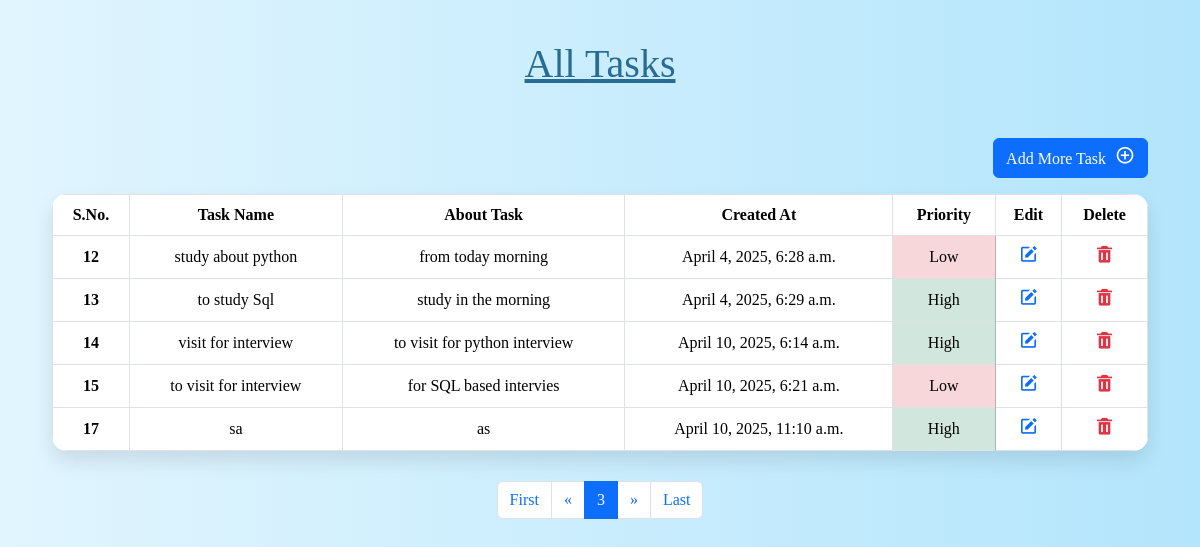
The app's page /display/?pg=3 with its own data.
### todoapp/models.py (models this page shows, shortened)
class AllTasks(models.Model):
    Task_name = models.CharField(max_length=100)
    about_task=models.CharField(max_length=250)
    task_priority=models.BooleanField(default=False)
    created_at = models.DateTimeField(auto_now_add=True)

### todoapp/views.py (the view)
# urls.py: path('display/',views.DisplayAllTask,name='display'),
def DisplayAllTask(request):
    tasks=AllTasks.objects.all()
    paginator=Paginator(tasks,5)
    page_number=request.GET.get('pg')
    tasks=paginator.get_page(page_number)
    return render(request,'Alltask.html',{'form':tasks})

### templates/Alltask.html (shortened to what this page needs)
<!DOCTYPE html>
<html lang="en">
<head>
    <link href="https://cdn.jsdelivr.net/npm/bootstrap@5.3.3/dist/css/bootstrap.min.css" rel="stylesheet">
    <link href='https://unpkg.com/boxicons@2.1.4/css/boxicons.min.css' rel='stylesheet'>
</head>
<body>
    <div class="container">
        <h1><u>All Tasks</u></h1>
        <div class="d-flex justify-content-end mb-3">
            <a class="btn btn-primary" href="{% url 'add' %}" role="button">
                Add More Task <i class='bx bx-plus-circle'></i>
            </a>
        </div>
        <table class="table table-bordered table-hover text-center align-middle">
            <thead>
                <tr>
                    <th scope="col">S.No.</th>
                    <th scope="col">Task Name</th>
                    <th scope="col">About Task</th>
                    <th scope="col">Created At</th>
                    <th scope="col">Priority</th>
                    <th scope="col">Edit</th>
                    <th scope="col">Delete</th>
                </tr>
            </thead>
            <tbody>
                {% for i in form %}
                <tr>
                    <th scope="row">{{ i.id }}</th>
                    <td>{{ i.Task_name }}</td>
                    <td>{{ i.about_task }}</td>
                    <td>{{ i.created_at }}</td>
                    {% if i.task_priority %}
                        <td class="table-success">High</td>
                    {% else %}
                        <td class="table-danger">Low</td>
                    {% endif %}
                    <td>
                        <a href="{% url 'edit' id=i.id %}" class="text-primary"><i class='bx bxs-edit'></i></a>
                    </td>
                    <td>
                        <a href="{% url 'delete' id=i.id %}" class="text-danger"><i class='bx bxs-trash'></i></a>
                    </td>
                </tr>
                {% endfor %}
            </tbody>
        </table>
        <nav aria-label="Page navigation example">
            <ul class="pagination justify-content-center">
                <li class="page-item">
                    <a class="page-link" href="?pg=1">First</a>
                </li>
                {% if form.has_previous %}
                    <li class="page-item"><a class="page-link" href="?pg={{ form.previous_page_number }}">«</a></li>
                {% endif %}
                <li class="page-item active"><a class="page-link" href="#">{{ form.number }}</a></li>
                {% if form.has_next %}
                    <li class="page-item"><a class="page-link" href="?pg={{ form.next_page_number }}">»</a></li>
                {% endif %}
                <li class="page-item">
                    <a class="page-link" href="?pg={{ form.paginator.num_pages }}">Last</a>
                </li>
            </ul>
        </nav>
    </div>
</body>
</html>

### templates/Alltask.html (style rules this page uses)
body { background: linear-gradient(to right, #e1f5fe, #b3e5fc); font-family: Georgia, 'Times New Roman', Times, serif; padding: 40px; }
h1 { text-align: center; color: #286b93; margin-bottom: 50px; }
table { background-color: #ffffff; border-radius: 15px; overflow: hidden; box-shadow: 0 10px 20px rgba(0, 0, 0, 0.1); }
th { background-color: #0288d1; color: rgb(201, 122, 223); }
.btn-primary i { margin-left: 5px; }
.bx { font-size: 20px; }
.pagination { margin-top: 30px; }
.table td, .table th { vertical-align: middle; text-align: center; }

### records on screen
AllTasks: id "12", Task_name "study about python", about_task "from today morning", created_at "April 4, 2025, 6:28 a.m.", task_priority "Low"
AllTasks: id "13", Task_name "to study Sql", about_task "study in the morning", created_at "April 4, 2025, 6:29 a.m.", task_priority "High"
AllTasks: id "14", Task_name "visit for interview", about_task "to visit for python interview", created_at "April 10, 2025, 6:14 a.m.", task_priority "High"
AllTasks: id "15", Task_name "to visit for interview", about_task "for SQL based intervies", created_at "April 10, 2025, 6:21 a.m.", task_priority "Low"
AllTasks: id "17", Task_name "sa", about_task "as", created_at "April 10, 2025, 11:10 a.m.", task_priority "High"
